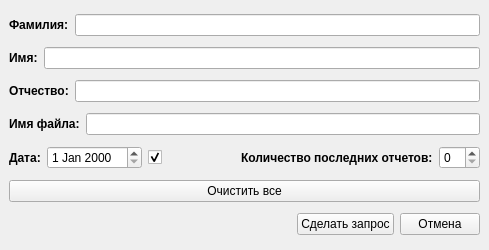
<?xml version="1.0" encoding="UTF-8"?>
<ui version="4.0">
 <class>FilterWindow</class>
 <widget class="QMainWindow" name="FilterWindow">
  <property name="geometry">
   <rect>
    <x>0</x>
    <y>0</y>
    <width>489</width>
    <height>250</height>
   </rect>
  </property>
  <property name="sizePolicy">
   <sizepolicy hsizetype="Fixed" vsizetype="Fixed">
    <horstretch>0</horstretch>
    <verstretch>0</verstretch>
   </sizepolicy>
  </property>
  <property name="maximumSize">
   <size>
    <width>489</width>
    <height>255</height>
   </size>
  </property>
  <property name="windowTitle">
   <string>Система обработки текста</string>
  </property>
  <widget class="QWidget" name="centralwidget">
   <layout class="QVBoxLayout" name="verticalLayout">
    <item>
     <layout class="QHBoxLayout" name="horizontalLayout">
      <item>
       <widget class="QLabel" name="label_Second_name">
        <property name="font">
         <font>
          <bold>true</bold>
         </font>
        </property>
        <property name="text">
         <string>Фамилия:</string>
        </property>
       </widget>
      </item>
      <item>
       <widget class="QLineEdit" name="lineEdit_Second_name"/>
      </item>
     </layout>
    </item>
    <item>
     <layout class="QHBoxLayout" name="horizontalLayout_2">
      <item>
       <widget class="QLabel" name="label_First_name">
        <property name="font">
         <font>
          <bold>true</bold>
         </font>
        </property>
        <property name="text">
         <string>Имя:</string>
        </property>
       </widget>
      </item>
      <item>
       <widget class="QLineEdit" name="lineEdit_First_name"/>
      </item>
     </layout>
    </item>
    <item>
     <layout class="QHBoxLayout" name="horizontalLayout_3">
      <item>
       <widget class="QLabel" name="label_Otchestvo">
        <property name="font">
         <font>
          <bold>true</bold>
         </font>
        </property>
        <property name="text">
         <string>Отчество:</string>
        </property>
       </widget>
      </item>
      <item>
       <widget class="QLineEdit" name="lineEdit_Otchestvo"/>
      </item>
     </layout>
    </item>
    <item>
     <layout class="QHBoxLayout" name="horizontalLayout_4">
      <item>
       <widget class="QLabel" name="label_File_name">
        <property name="font">
         <font>
          <bold>true</bold>
         </font>
        </property>
        <property name="text">
         <string>Имя файла:</string>
        </property>
       </widget>
      </item>
      <item>
       <widget class="QLineEdit" name="lineEdit_File_name"/>
      </item>
     </layout>
    </item>
    <item>
     <layout class="QHBoxLayout" name="horizontalLayout_10">
      <item>
       <layout class="QHBoxLayout" name="horizontalLayout_7">
        <item>
         <layout class="QHBoxLayout" name="horizontalLayout_5">
          <item>
           <widget class="QLabel" name="label_Date">
            <property name="font">
             <font>
              <bold>true</bold>
             </font>
            </property>
            <property name="text">
             <string>Дата:</string>
            </property>
           </widget>
          </item>
          <item>
           <widget class="QDateEdit" name="dateEdit"/>
          </item>
         </layout>
        </item>
        <item>
         <widget class="QCheckBox" name="checkBox_Date">
          <property name="toolTip">
           <string>Учитывать дату?</string>
          </property>
          <property name="text">
           <string/>
          </property>
          <property name="checked">
           <bool>true</bool>
          </property>
         </widget>
        </item>
       </layout>
      </item>
      <item>
       <layout class="QHBoxLayout" name="horizontalLayout_6">
        <item>
         <widget class="QLabel" name="label_Counter_last_report">
          <property name="font">
           <font>
            <bold>true</bold>
           </font>
          </property>
          <property name="text">
           <string>Количество последних отчетов:</string>
          </property>
         </widget>
        </item>
        <item>
         <widget class="QSpinBox" name="spinBox"/>
        </item>
       </layout>
      </item>
     </layout>
    </item>
    <item>
     <widget class="QPushButton" name="pushButton_CleanAll">
      <property name="text">
       <string>Очистить все</string>
      </property>
     </widget>
    </item>
    <item>
     <layout class="QHBoxLayout" name="horizontalLayout_9">
      <item>
       <spacer name="horizontalSpacer">
        <property name="orientation">
         <enum>Qt::Orientation::Horizontal</enum>
        </property>
        <property name="sizeHint" stdset="0">
         <size>
          <width>308</width>
          <height>20</height>
         </size>
        </property>
       </spacer>
      </item>
      <item>
       <layout class="QHBoxLayout" name="horizontalLayout_8">
        <item>
         <widget class="QPushButton" name="pushButton_Find_reports">
          <property name="text">
           <string>Сделать запрос</string>
          </property>
         </widget>
        </item>
        <item>
         <widget class="QPushButton" name="pushButton_Cancel">
          <property name="text">
           <string>Отмена</string>
          </property>
         </widget>
        </item>
       </layout>
      </item>
     </layout>
    </item>
   </layout>
  </widget>
 </widget>
 <resources/>
 <connections/>
</ui>
